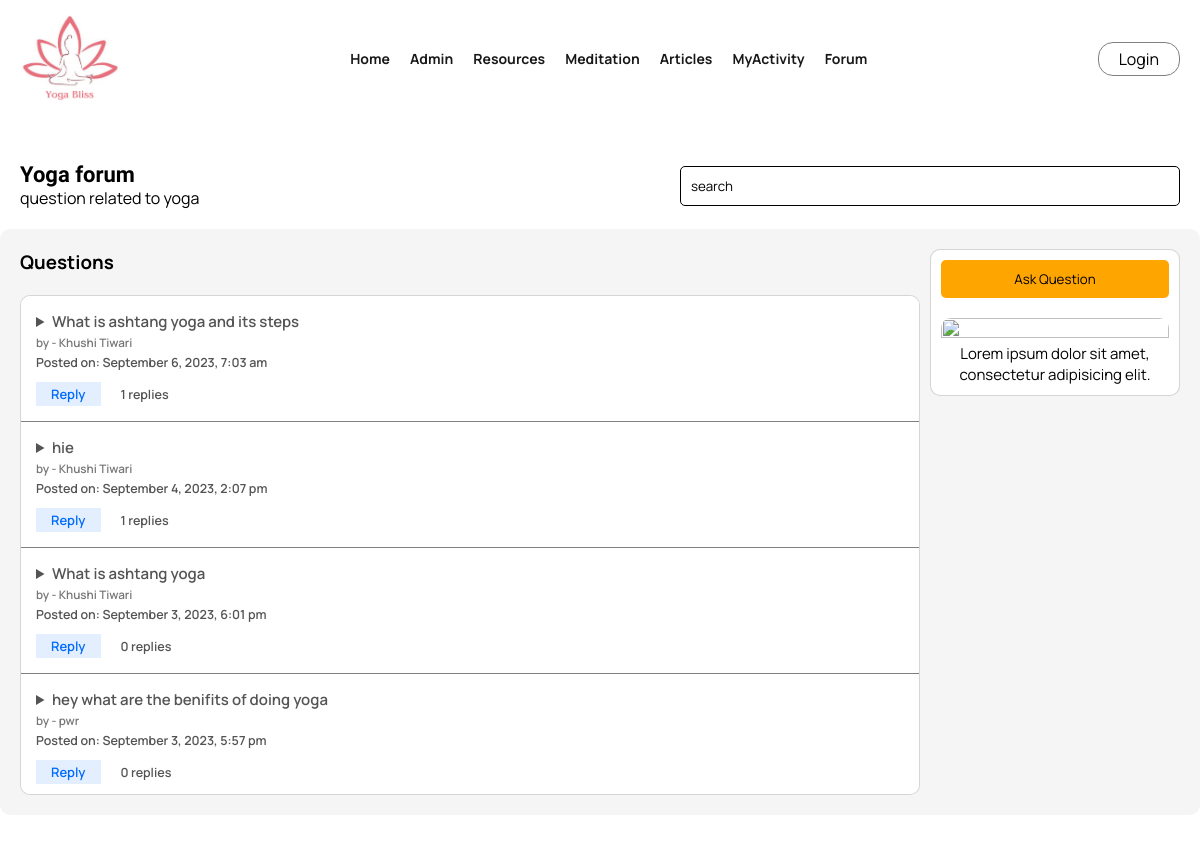
/forum.php, run on the app's committed database.
### tables this page shows
CREATE TABLE `forumquestion` (
  `id` int(11) NOT NULL,
  `question` longtext NOT NULL,
  `username` varchar(225) NOT NULL,
  `time` timestamp NOT NULL DEFAULT current_timestamp()
);

### php/questions.php (called while the page is built, shortened)
<?php
$conn = new mysqli(DB_HOST, DB_USER, DB_PASSWORD, DB_DATABASE, DB_PORT);
$sql = "SELECT * FROM forumquestion ORDER BY time DESC";
$result = $conn->query($sql);
function getreply($replyid)
{
    $conn2 = new mysqli(DB_HOST, DB_USER, DB_PASSWORD, DB_DATABASE, DB_PORT);
    $replies = array();
    $sql = "SELECT * FROM forumreply WHERE replyid = $replyid ORDER BY time ASC";
    $result = $conn2->query($sql);
    while ($row = $result->fetch_assoc()) {
        $replies[] = $row;
    }
    return $replies;
}
?>

### forum.php (the view, shortened to what this page needs)
<!DOCTYPE html>
<html lang="en">
<head>
  <?php include('component/links.php'); ?>
</head>
<body>
  <?php include('component/nav.php'); ?>
  <div class="container">
    <div class="forum">
      <div class="heading">
        <span>
          <h1>Yoga forum</h1>
          <p>
            question related to yoga
          </p>
        </span>
        <div class="search">
          <input placeholder="search" type="text">
        </div>
      </div>
      <div class="forumbox">
        <div class="info">
          <button onclick="questionform('flex')">Ask Question</button>
          <div class="card">
            <img
              src="https://img.freepik.com/free-vector/silhouette-female-yoga-pose-against-mandala-design_1048-13082.jpg?w=740&t=st=1693738484~exp=1693739084~hmac=9166261874ae420577df0cdf3c9df52c54438cfed17e4e13388dec770935d088"
              alt="">
            <p>Lorem ipsum dolor sit amet, consectetur adipisicing elit.</p>
          </div>
        </div>
        <?php include('./php/questions.php'); ?>
        <div class="questions">
          <h3>Questions</h3>
          <ol>
            <?php
            while ($row = $result->fetch_assoc()) {
              $questionText = $row['question'];
              $username = $row['username'];
              $timestamp = $row['time'];
              $questionID = $row['id'];
              $replies = getreply($questionID);
              $repliesCount = count($replies);
              echo '<li><details>';
              echo '<summary>' . htmlspecialchars($questionText);
              echo '<p class="name"><small>by - ' . htmlspecialchars($username) . '</small></p>';
              echo '<p class="posted-time"><small>Posted on: ' . date("F j, Y, g:i a", strtotime($timestamp)) . '</small></p>';
              echo '<p class="reply"><a onclick="replyquestionform(\'flex\',\'' . $questionID . '\',\'' . $questionText . '\')">Reply</a><small>' . $repliesCount . ' replies</small></p></summary>';
              if (!empty($replies)) {
                echo '<br/><p><b><small>Replies</small></b>:</p>';
              }
              echo '</details></li>';
            }
            ?>
          </ol>
        </div>
      </div>
    </div>
  </div>
</body>
</html>

### component/links.php (shortened to what this page needs)
<link href="https://cdn.jsdelivr.net/npm/remixicon@2.2.0/fonts/remixicon.css" rel="stylesheet">

### component/nav.php (shortened to what this page needs)
<?php
if (!isset($logopath)) {
    $logopath = "./assets/";
    $path = '.';
} else {
    $path = "..";
}
?>
<nav>
    <h3><i class="ri-menu-fill" onclick="menuopen() "></i>
    <img src="<?php echo $logopath ?>logo.png" alt="">
    </h3>
    <span class="links" id="menu">
        <a href="<?php echo $path ?>/index.php">Home</a>
        <a href="<?php echo $path ?>/admin.php">Admin</a>
        <a href="<?php echo $path ?>/Resources.php">Resources</a>
        <a href="<?php echo $path ?>/Meditation.php">Meditation</a>
        <a href="<?php echo $path ?>/articles.php">Articles</a>
        <a href="<?php echo $path ?>/activity.php">MyActivity</a>
        <a href="<?php echo $path ?>/forum.php">Forum</a>
    </span>
    <span class="login">
        <?php
        if (isset($_SESSION['logged']) && $_SESSION['logged'] === true) {
            echo $_SESSION['name'] . " - <a href='" . $path . "/php/logout.php'>Logout</a>";
        } else {
            echo "<a href='" . $path . "/login.php'>Login</a>";
        }
        ?>
    </span>
</nav>

### forum.php (style rules this page uses)
* { margin: 0; padding: 0; border: 0; box-sizing: border-box; }
body { background: url(https://img.freepik.com/premium-photo/abstract-grainy-gradient-texture-background-neutral-minimalist-design_573550-651.jpg?w=360); background-size: cover; font-family: "Manrope", sans-serif; background: white; }
.forum .heading { padding: 20px; margin-top: 30px; display: flex; justify-content: space-between; align-items: center; }
.forum .heading h1 { font-size: 22px; }
.forum .heading .search input { width: 500px; padding: 10px; border: 1px solid black; background: transparent; border-radius: 5px; max-width: 100%; }
.forum .heading .search input::placeholder { color: black; }
.forumbox { display: flex; align-items: start; padding: 20px; gap: 10px; background: whitesmoke; border-radius: 10px; flex-direction: row-reverse; }
.forumbox .info { min-width: 250px; background: white; border-radius: 10px; padding: 10px; max-width: 250px; border: 1px solid rgba(128, 128, 128, 0.33); }
.forumbox .info button { width: 100%; padding: 10px; border-radius: 5px; background-color: orange; }
.forumbox .info .card { margin-top: 20px; overflow: hidden; border-radius: 10px; padding: 0; font-size: 15px; text-align: center; }
.forumbox .info .card img { width: 100%; object-fit: cover; height: 100%; }
.forumbox .questions { width: 100%; }
.forumbox .questions ol { background: white; padding: 0; margin: 0; margin-top: 20px; border: 1px solid rgba(128, 128, 128, 0.33); border-radius: 10px; max-height: 500px; overflow: scroll; }
.forumbox .questions ol li { list-style: none; padding: 15px; border-bottom: 1px solid grey; }
.forumbox .questions ol li summary { font-size: 15px; color: rgb(85, 84, 84); font-weight: 600; }
.forum .questions ol li p.name { font-size: 14px; opacity: 80%; }
.forum .questions ol li p.reply { margin-top: 10px; }
.forum .questions ol li p.reply a { color: rgb(0, 106, 255); font-size: 13px; display: inline-block; padding: 3px 15px; background: rgba(0, 106, 255, 0.108); margin-right: 20px; }

### data on the page
forumquestion: question "What is ashtang yoga and its steps", username "Khushi Tiwari", time "September 6, 2023, 7:03 am", repliesCount "1"
forumquestion: question "hie", username "Khushi Tiwari", time "September 4, 2023, 2:07 pm", repliesCount "1"
forumquestion: question "What is ashtang yoga", username "Khushi Tiwari", time "September 3, 2023, 6:01 pm", repliesCount "0"
forumquestion: question "hey what are the benifits of doing yoga", username "pwr", time "September 3, 2023, 5:57 pm", repliesCount "0"
